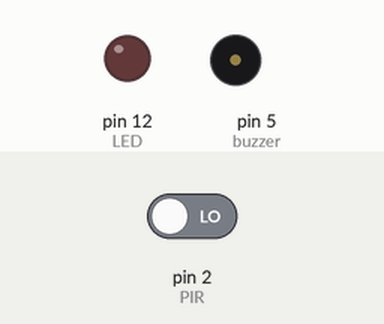
Recording of a sketch running on a simulated Arduino Uno, built with avr-gcc and run on an emulated ATmega328P. Parts: output pins drawn as LEDs (lit = HIGH), buzzer (waves = sounding). The inputs (shaded band) are chosen by the test bench; at power-on: pin 2 (PIR) LOW. Pins used as bus, display or sensor lines are not drawn; what the sketch prints to the serial monitor is not drawn.

Above: at 1.2 s.
1.3 s: pin 2 (PIR) driven HIGH
At 2.5 s:
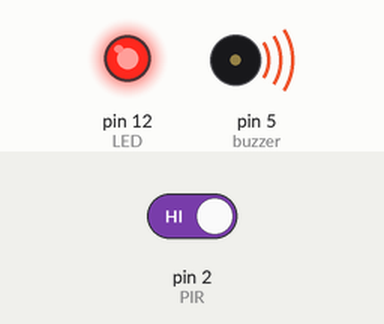
2.8 s: pin 2 (PIR) driven LOW
At 3.7 s:
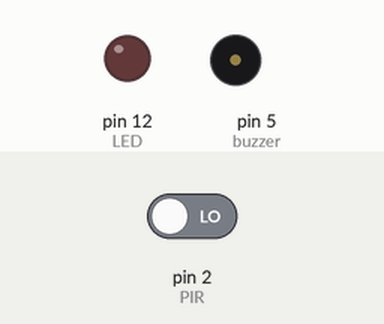
Timing chart, 0 to 5.8 s (numbered marks = the images above; inputs shaded):
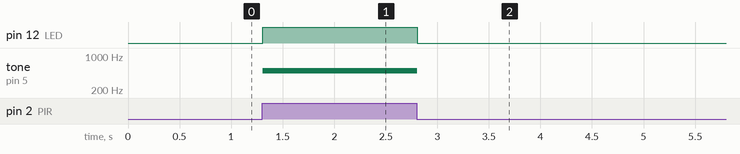

The sketch:

sketch.ino
```cpp
int PIR = 2;
int LED = 12;
int buzzer = 5;

void setup() {
  // put your setup code here, to run once:
  Serial.begin(9600);
  pinMode(PIR, INPUT);
  pinMode(LED, OUTPUT);
  pinMode(buzzer, OUTPUT);
  digitalWrite(LED, LOW);
  digitalWrite(buzzer, HIGH);
  noTone(buzzer);
}

void loop() {
  // put your main code here, to run repeatedly:
  int sensorValue = digitalRead(PIR);
  Serial.println(sensorValue);

  if (sensorValue == HIGH) {
    digitalWrite(LED, HIGH);
    tone(buzzer, 500, 2000);
  }

  else {
    digitalWrite(LED, LOW);
    noTone(buzzer);
  }
}
```

Measured:
- after the input at 1.3 s, pin 12 (LED): LOW → HIGH at once; tone on pin 5 (buzzer): silent → 500 Hz at once
- after the input at 2.8 s, pin 12 (LED): HIGH → LOW at once; tone on pin 5 (buzzer): 500 Hz → silent at once
